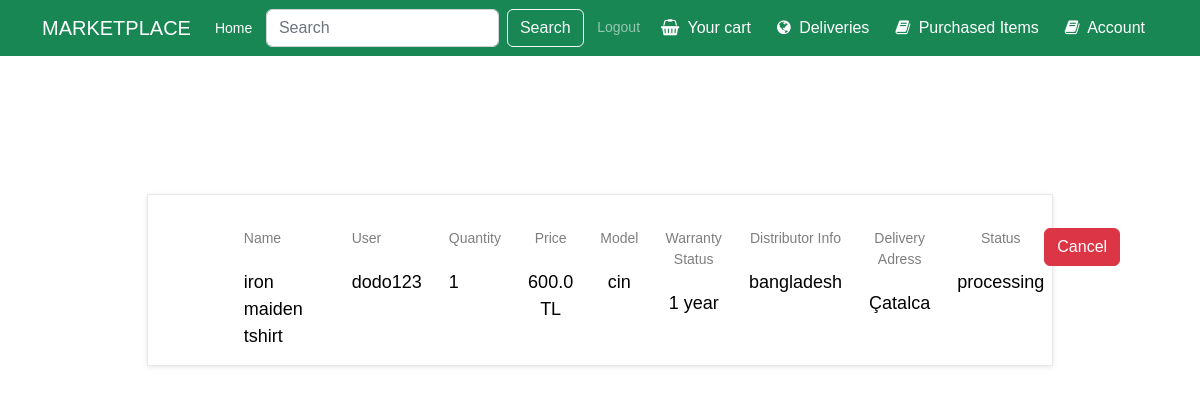
The page /delivery (signed in) on the database its author committed.
### Product/models.py (models this page shows, shortened)
class OrderedProduct(models.Model):
    ID = models.IntegerField(primary_key=True)
    name = models.CharField(max_length=100)
    model = models.CharField(max_length=100)
    number = models.IntegerField()
    description = models.TextField()
    price = models.FloatField(default=0)
    warranty_status = models.CharField(max_length=100)
    distributor_info = models.TextField()
    order_number = models.CharField(max_length=100)
    delivery_address = models.TextField(blank=True,null=True)
    recipient = models.ForeignKey(settings.AUTH_USER_MODEL, on_delete=models.CASCADE)
    order_process_status = models.CharField(max_length=100, default="processing")
    quantity = models.IntegerField()
    purchased_price = models.FloatField(default=0)
    InstockID = models.IntegerField(default=0)

class Users(AbstractBaseUser,PermissionsMixin):
    username_validator = UnicodeUsernameValidator()
    ID = models.AutoField(primary_key=True)
    email = models.EmailField(blank=True,default='')
    first_name = models.CharField(max_length=150,default='',blank=True)
    last_name = models.CharField(max_length=150,default='',blank=True)
    is_active = models.BooleanField(default=True,help_text=
            "Designates whether this user should be treated as active. "
            "Unselect this instead of deleting accounts."
    )
    is_superuser = models.BooleanField(default=False)
    is_staff = models.BooleanField(default=False,help_text="Designates whether the user can log into this admin site.")
    username = models.CharField(max_length=150,
        unique=True,
        help_text=(
            "Required. 150 characters or fewer. Letters, digits and @/./+/-/_ only."
        ),
        validators=[username_validator],
        error_messages={
            "unique": "A user with that username already exists.",
        }
    )
    tax_ID = models.IntegerField(default=0)
    home_address = models.TextField(blank=True,null=True)
    role = models.CharField(max_length=100,default='customer')
    date_joined = models.DateTimeField(default=timezone.now)
    last_login = models.DateTimeField(blank=True,null=True)
    objects = MyUserManager()
    REQUIRED_FIELDS = []
    USERNAME_FIELD = "username"
    def __str__(self):
        return self.username
    class Meta:
        verbose_name = 'User'
        verbose_name_plural = 'Users'

### Main/views.py (the view, shortened to what this page needs)
# urls.py: path("delivery",views.delivery,name="delivery"),
def delivery(request):
    if request.user.is_authenticated:
        ordered_products = OrderedProduct.objects.filter(recipient = request.user)
        return render(request,"delivery.html",{"products":ordered_products})
    else:
        products = []
        return render(request,"delivery.html",{"products":products})

### Main/templates/delivery.html (shortened to what this page needs)
{% extends 'base.html' %}
{% load static %}
{% block link %}
<link rel="stylesheet" type="text/css" href="{% static 'cart.css' %}">
{% endblock %}
{% block content %}
<div class="container mt-3">
<div class="cart_section">
    {% if request.user.is_authenticated %}
        {% if products|length == 0  %}
        <h5 class="alert-heading col-lg-10"> There are no deliveries</h5>
        {% else %}
        <div class="container-fluid">
            <div class="row">
                <div class="col-lg-10 offset-lg-1">
                    <div class="cart_container">
                        <div class="cart_items">
                            <br>
                            {% for product in products %}
                            <ul class="cart_list">
                                <li class="cart_item clearfix">
                                    <div class="cart_item_info d-flex flex-md-row flex-column justify-content-between">
                                        <div class="cart_item_name cart_info_col">
                                            <div class="cart_item_title">Name</div>
                                            <div class="cart_item_text">{{product.name}}</div>
                                        </div>
                                        <div class="cart_item_name cart_info_col">
                                            <div class="cart_item_title">User</div>
                                            <div class="cart_item_text">{{user}}</div>
                                        </div>
                                        <div class="cart_item_quantity cart_info_col">
                                            <div class="cart_item_title">Quantity</div>
                                            <div class="cart_item_text">{{product.quantity}}</div>
                                        </div>
                                        {% if product.purchased_price == 0 %}
                                        <div class="cart_item_price cart_info_col">
                                            <div class="cart_item_title">Price</div>
                                            <div class="cart_item_text">{{product.price}} TL</div>
                                        </div>
                                        {% else %}
                                        <div class="cart_item_price cart_info_col">
                                            <div class="cart_item_title">Price</div>
                                            <div class="cart_item_text">{{product.purchased_price}} TL</div>
                                        </div>
                                        {% endif %}
                                        <div class="cart_item_total cart_info_col">
                                            <div class="cart_item_title">Model</div>
                                            <div class="cart_item_text">{{product.model}}</div>
                                        </div>
                                        <div class="cart_item_total cart_info_col">
                                            <div class="cart_item_title">Warranty Status</div>
                                            <div class="cart_item_text">{{product.warranty_status}}</div>
                                        </div>
                                        <div class="cart_item_total cart_info_col">
                                            <div class="cart_item_title">Distributor Info</div>
                                            <div class="cart_item_text">{{product.distributor_info}}</div>
                                        </div>
                                        <div class="cart_item_total cart_info_col">
                                            <div class="cart_item_title">Delivery Adress</div>
                                            <div class="cart_item_text">{{product.delivery_address}}</div>
                                        </div>
                                        <div class="cart_item_total cart_info_col">
                                            <div class="cart_item_title">Status</div>
                                            <div class="cart_item_text">{{product.order_process_status}}</div>
                                        </div>
                                        {% if product.order_process_status != "delivered" %}
                                        <form method="post" class="justify-content-center" action="{% url 'delivery' %}">
                                            <button class="btn btn-danger" type="submit">Cancel</button>
                                        </form>
                                        {% endif %}
                                    </div>
                                </li>
                            </ul>
                            <br>
                            <br>
                            <br>
                            {% endfor %}
                        </div>
                    </div>
                </div>
            </div>
        </div>
        {% endif %}
    {% else %}
    <h5 class="alert-heading col-lg-10"> You are not logged in</h5>
    <h5 class="alert-heading col-lg-10">Please log in to see your deliveries.</h5>
    {% endif %}
</div>
</div>
{% endblock %}

### Product/static/cart.css (style rules this page uses)
* { margin: 0; padding: 0; -webkit-font-smoothing: antialiased; -webkit-text-shadow: rgba(0, 0, 0, .01) 0 0 1px; text-shadow: rgba(0, 0, 0, .01) 0 0 1px }
body { font-family: 'Rubik', sans-serif; font-size: 14px; font-weight: 400; background: #E0E0E0; color: #000000 }
ul { list-style: none; margin-bottom: 0px }
.cart_section { width: 100%; padding-top: 93px; padding-bottom: 111px }
.cart_items { margin-top: 8px }
.cart_list { border: solid 1px #e8e8e8; box-shadow: 0px 1px 5px rgba(0, 0, 0, 0.1); background-color: #fff; margin: auto; }
.cart_item { width: 100%; padding: 15px; padding-right: 46px }
.cart_item_info { width: calc(100% - 133px); float: left; padding-top: 18px }
.cart_item_name { margin-left: 7.2% }
.cart_item_title { font-size: 14px; font-weight: 400; color: rgba(0, 0, 0, 0.5) }
.cart_item_text { font-size: 18px; margin-top: 20px }
.cart_item_price { margin-left: 4%; text-align: center }
.cart_item_total { margin-left: 4%; text-align: center }
.cart_item_quantity { margin-left: 4%; }

### rows shown on the page
OrderedProduct: name "iron maiden tshirt", quantity "1", purchased_price "600.0", model "cin", warranty_status "1 year", distributor_info "bangladesh", delivery_address "Çatalca", order_process_status "processing"
Users: username "dodo123"
